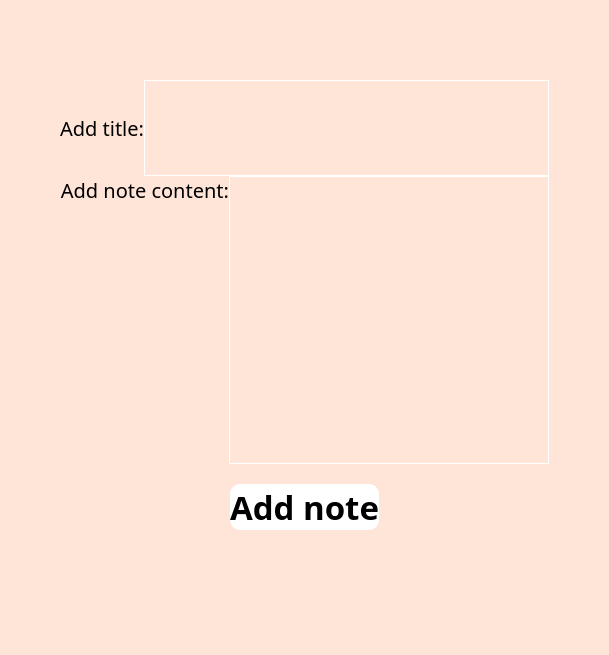
     <widget class="QWidget" name="Notes">
      <property name="styleSheet">
       <string notr="true">background-color: rgb(255, 228, 216);</string>
      </property>
      <layout class="QGridLayout" name="gridLayout_5" rowstretch="1,3,1">
       <property name="leftMargin">
        <number>60</number>
       </property>
       <property name="topMargin">
        <number>80</number>
       </property>
       <property name="rightMargin">
        <number>60</number>
       </property>
       <property name="bottomMargin">
        <number>80</number>
       </property>
       <property name="spacing">
        <number>0</number>
       </property>
       <item row="1" column="0" colspan="3">
        <layout class="QHBoxLayout" name="horizontalLayout_3">
         <property name="spacing">
          <number>0</number>
         </property>
         <property name="bottomMargin">
          <number>0</number>
         </property>
         <item>
          <widget class="QLabel" name="notesLabel">
           <property name="font">
            <font>
             <family>Segoe UI Black</family>
             <pointsize>15</pointsize>
            </font>
           </property>
           <property name="styleSheet">
            <string notr="true">color: black;</string>
           </property>
           <property name="text">
            <string>Add note content:</string>
           </property>
           <property name="alignment">
            <set>Qt::AlignRight|Qt::AlignTop|Qt::AlignTrailing</set>
           </property>
          </widget>
         </item>
         <item>
          <widget class="QTextEdit" name="notes">
           <property name="font">
            <font>
             <family>Segoe UI Black</family>
             <pointsize>15</pointsize>
            </font>
           </property>
           <property name="styleSheet">
            <string notr="true">color:black;
border:1px solid white;</string>
           </property>
          </widget>
         </item>
        </layout>
       </item>
       <item row="0" column="0" colspan="3">
        <layout class="QHBoxLayout" name="horizontalLayout_2">
         <property name="spacing">
          <number>0</number>
         </property>
         <item>
          <widget class="QLabel" name="titleLabel">
           <property name="font">
            <font>
             <family>Segoe UI Black</family>
             <pointsize>15</pointsize>
            </font>
           </property>
           <property name="styleSheet">
            <string notr="true">color: rgb(0, 0, 0);</string>
           </property>
           <property name="text">
            <string>Add title:</string>
           </property>
           <property name="alignment">
            <set>Qt::AlignRight|Qt::AlignTrailing|Qt::AlignVCenter</set>
           </property>
          </widget>
         </item>
         <item>
          <widget class="QTextEdit" name="title">
           <property name="font">
            <font>
             <family>Segoe UI Black</family>
             <pointsize>15</pointsize>
            </font>
           </property>
           <property name="styleSheet">
            <string notr="true">color: black;
border:1px solid white;</string>
           </property>
           <property name="html">
            <string>&lt;!DOCTYPE HTML PUBLIC &quot;-//W3C//DTD HTML 4.0//EN&quot; &quot;http://www.w3.org/TR/REC-html40/strict.dtd&quot;&gt;
&lt;html&gt;&lt;head&gt;&lt;meta name=&quot;qrichtext&quot; content=&quot;1&quot; /&gt;&lt;style type=&quot;text/css&quot;&gt;
p, li { white-space: pre-wrap; }
&lt;/style&gt;&lt;/head&gt;&lt;body style=&quot; font-family:'Segoe UI Black'; font-size:15pt; font-weight:400; font-style:normal;&quot;&gt;
&lt;p style=&quot;-qt-paragraph-type:empty; margin-top:0px; margin-bottom:0px; margin-left:0px; margin-right:0px; -qt-block-indent:0; text-indent:0px;&quot;&gt;&lt;br /&gt;&lt;/p&gt;&lt;/body&gt;&lt;/html&gt;</string>
           </property>
          </widget>
         </item>
        </layout>
       </item>
       <item row="2" column="0" colspan="3">
        <layout class="QHBoxLayout" name="horizontalLayout_4">
         <property name="spacing">
          <number>0</number>
         </property>
         <property name="leftMargin">
          <number>170</number>
         </property>
         <property name="topMargin">
          <number>20</number>
         </property>
         <property name="rightMargin">
          <number>170</number>
         </property>
         <property name="bottomMargin">
          <number>45</number>
         </property>
         <item>
          <widget class="QPushButton" name="addNoteButton">
           <property name="sizePolicy">
            <sizepolicy hsizetype="Expanding" vsizetype="Expanding">
             <horstretch>0</horstretch>
             <verstretch>0</verstretch>
            </sizepolicy>
           </property>
           <property name="font">
            <font>
             <family>Segoe UI Black</family>
             <pointsize>25</pointsize>
             <weight>75</weight>
             <italic>false</italic>
             <bold>true</bold>
            </font>
           </property>
           <property name="styleSheet">
            <string notr="true">background-color: white;
border-style:outset;
border-radius:10px;
border-color:black;
padding 20px;</string>
           </property>
           <property name="text">
            <string>Add note</string>
           </property>
          </widget>
         </item>
        </layout>
       </item>
      </layout>
     </widget>
